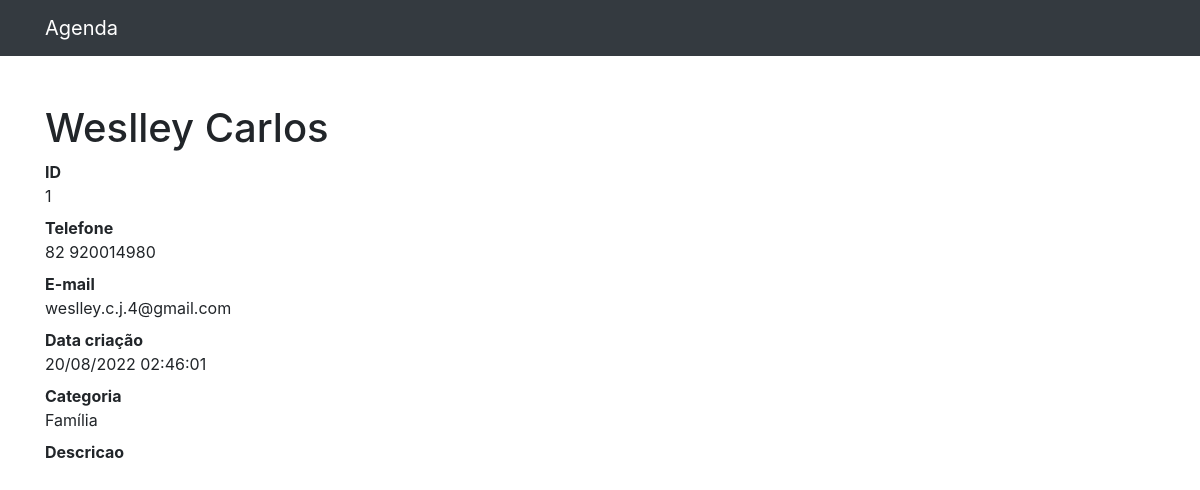
The page /1 on the database its author committed.
### contatos/models.py (models this page shows, shortened)
class Contato(models.Model):
    nome = models.CharField(max_length=255)
    sobrenome = models.CharField(max_length=255, blank=True)
    telefone = models.CharField(max_length=255)
    email = models.CharField(max_length=255, blank=True)
    data_criacao = models.DateTimeField(default=timezone.now)
    descricao = models.TextField(blank=True)
    categoria = models.ForeignKey(Categoria, on_delete=models.DO_NOTHING)

class Categoria(models.Model):
    nome = models.CharField(max_length=255)
    def __str__(self):
        return self.nome

### contatos/views.py (the view)
# urls.py: path('<int:contato_id>', views.ver_contato, name='ver_contato'),
def ver_contato(request, contato_id):
    contato = Contato.objects.get(id=contato_id)
    return render(request, 'contatos/ver_contato.html', {
        'contato': contato
    })

### contatos/templates/contatos/ver_contato.html (shortened to what this page needs)
{%extends 'base.html'%}
{%block conteudo%}
<h1 class="mt-5">{{ contato.nome }} {{ contato.sobrenome }}</h1>
<dl>
  <dt>ID</dt>
  <dd>{{  contato.id }}</dd>
  <dt>Telefone</dt>
  <dd>{{  contato.telefone }}</dd>
  <dt>E-mail</dt>
  <dd>{{  contato.email }}</dd>
  <dt>Data criação</dt>
  <dd>{{  contato.data_criacao |date:'d/m/Y H:i:s' }}</dd>
  <dt>Categoria</dt>
  <dd>{{  contato.categoria }}</dd>
  <dt>Descricao</dt>
</dl>
{%endblock%}

### rows shown on the page
Contato: nome "Weslley", sobrenome "Carlos", id "1", telefone "82 920014980", email "weslley.c.j.4@gmail.com", data_criacao "20/08/2022 02:46:01", categoria "Família"
